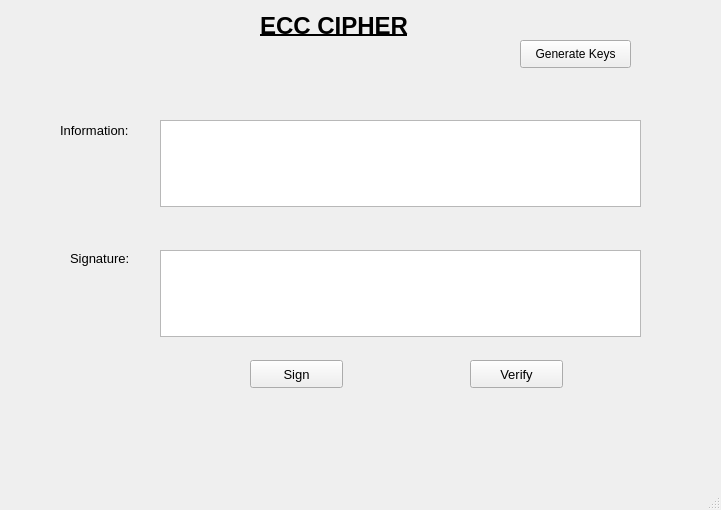
<?xml version="1.0" encoding="UTF-8"?>
<ui version="4.0">
 <class>MainWindow</class>
 <widget class="QMainWindow" name="MainWindow">
  <property name="geometry">
   <rect>
    <x>0</x>
    <y>0</y>
    <width>721</width>
    <height>510</height>
   </rect>
  </property>
  <property name="windowTitle">
   <string>MainWindow</string>
  </property>
  <widget class="QWidget" name="centralwidget">
   <widget class="QLabel" name="label">
    <property name="geometry">
     <rect>
      <x>260</x>
      <y>10</y>
      <width>201</width>
      <height>31</height>
     </rect>
    </property>
    <property name="font">
     <font>
      <pointsize>18</pointsize>
      <weight>75</weight>
      <bold>true</bold>
      <underline>true</underline>
     </font>
    </property>
    <property name="text">
     <string>ECC CIPHER</string>
    </property>
   </widget>
   <widget class="QLabel" name="lbl_Sig">
    <property name="geometry">
     <rect>
      <x>70</x>
      <y>250</y>
      <width>81</width>
      <height>16</height>
     </rect>
    </property>
    <property name="font">
     <font>
      <pointsize>10</pointsize>
     </font>
    </property>
    <property name="text">
     <string>Signature:</string>
    </property>
   </widget>
   <widget class="QLabel" name="lbl_In">
    <property name="geometry">
     <rect>
      <x>60</x>
      <y>120</y>
      <width>91</width>
      <height>20</height>
     </rect>
    </property>
    <property name="font">
     <font>
      <pointsize>10</pointsize>
     </font>
    </property>
    <property name="text">
     <string>Information:</string>
    </property>
   </widget>
   <widget class="QPlainTextEdit" name="txt_In">
    <property name="geometry">
     <rect>
      <x>160</x>
      <y>120</y>
      <width>481</width>
      <height>87</height>
     </rect>
    </property>
   </widget>
   <widget class="QPlainTextEdit" name="txt_Signature">
    <property name="geometry">
     <rect>
      <x>160</x>
      <y>250</y>
      <width>481</width>
      <height>87</height>
     </rect>
    </property>
   </widget>
   <widget class="QPushButton" name="btn_Gen">
    <property name="geometry">
     <rect>
      <x>520</x>
      <y>40</y>
      <width>111</width>
      <height>28</height>
     </rect>
    </property>
    <property name="font">
     <font>
      <pointsize>9</pointsize>
     </font>
    </property>
    <property name="text">
     <string>Generate Keys</string>
    </property>
   </widget>
   <widget class="QPushButton" name="btn_Sign">
    <property name="geometry">
     <rect>
      <x>250</x>
      <y>360</y>
      <width>93</width>
      <height>28</height>
     </rect>
    </property>
    <property name="font">
     <font>
      <pointsize>10</pointsize>
     </font>
    </property>
    <property name="text">
     <string>Sign</string>
    </property>
   </widget>
   <widget class="QPushButton" name="btn_Verify">
    <property name="geometry">
     <rect>
      <x>470</x>
      <y>360</y>
      <width>93</width>
      <height>28</height>
     </rect>
    </property>
    <property name="font">
     <font>
      <pointsize>10</pointsize>
     </font>
    </property>
    <property name="text">
     <string>Verify</string>
    </property>
   </widget>
  </widget>
  <widget class="QMenuBar" name="menubar">
   <property name="geometry">
    <rect>
     <x>0</x>
     <y>0</y>
     <width>721</width>
     <height>26</height>
    </rect>
   </property>
  </widget>
  <widget class="QStatusBar" name="statusbar"/>
 </widget>
 <resources/>
 <connections/>
</ui>
